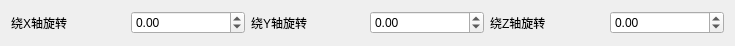
<?xml version="1.0" encoding="UTF-8"?>
<ui version="4.0">
 <class>RotateParameterForm</class>
 <widget class="QWidget" name="RotateParameterForm">
  <property name="geometry">
   <rect>
    <x>0</x>
    <y>0</y>
    <width>735</width>
    <height>46</height>
   </rect>
  </property>
  <property name="windowTitle">
   <string>Form</string>
  </property>
  <layout class="QVBoxLayout" name="verticalLayout">
   <item>
    <layout class="QHBoxLayout" name="horizontalLayout">
     <item>
      <widget class="QLabel" name="label">
       <property name="text">
        <string>绕X轴旋转</string>
       </property>
      </widget>
     </item>
     <item>
      <widget class="QDoubleSpinBox" name="spbRotateX">
       <property name="minimum">
        <double>-360.000000000000000</double>
       </property>
       <property name="maximum">
        <double>360.000000000000000</double>
       </property>
       <property name="singleStep">
        <double>5.000000000000000</double>
       </property>
      </widget>
     </item>
     <item>
      <widget class="QLabel" name="label_2">
       <property name="text">
        <string>绕Y轴旋转</string>
       </property>
      </widget>
     </item>
     <item>
      <widget class="QDoubleSpinBox" name="spbRotateY">
       <property name="minimum">
        <double>-360.000000000000000</double>
       </property>
       <property name="maximum">
        <double>360.000000000000000</double>
       </property>
       <property name="singleStep">
        <double>5.000000000000000</double>
       </property>
      </widget>
     </item>
     <item>
      <widget class="QLabel" name="label_3">
       <property name="text">
        <string>绕Z轴旋转</string>
       </property>
      </widget>
     </item>
     <item>
      <widget class="QDoubleSpinBox" name="spbRotateZ">
       <property name="minimum">
        <double>-360.000000000000000</double>
       </property>
       <property name="maximum">
        <double>360.000000000000000</double>
       </property>
       <property name="singleStep">
        <double>5.000000000000000</double>
       </property>
      </widget>
     </item>
    </layout>
   </item>
  </layout>
 </widget>
 <resources/>
 <connections/>
</ui>
